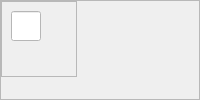
                      <widget class="QFrame" name="frame_43">
                       <property name="sizePolicy">
                        <sizepolicy hsizetype="Expanding" vsizetype="Expanding">
                         <horstretch>0</horstretch>
                         <verstretch>0</verstretch>
                        </sizepolicy>
                       </property>
                       <property name="frameShape">
                        <enum>QFrame::StyledPanel</enum>
                       </property>
                       <property name="frameShadow">
                        <enum>QFrame::Raised</enum>
                       </property>
                       <layout class="QHBoxLayout" name="horizontalLayout_20">
                        <property name="spacing">
                         <number>0</number>
                        </property>
                        <property name="leftMargin">
                         <number>0</number>
                        </property>
                        <property name="topMargin">
                         <number>0</number>
                        </property>
                        <property name="rightMargin">
                         <number>0</number>
                        </property>
                        <property name="bottomMargin">
                         <number>0</number>
                        </property>
                        <item alignment="Qt::AlignLeft|Qt::AlignTop">
                         <widget class="QFrame" name="frame_44">
                          <property name="frameShape">
                           <enum>QFrame::StyledPanel</enum>
                          </property>
                          <property name="frameShadow">
                           <enum>QFrame::Raised</enum>
                          </property>
                          <layout class="QGridLayout" name="gridLayout_16">
                           <item row="0" column="0">
                            <widget class="QLineEdit" name="lineEdit_20">
                             <property name="sizePolicy">
                              <sizepolicy hsizetype="Fixed" vsizetype="Fixed">
                               <horstretch>0</horstretch>
                               <verstretch>0</verstretch>
                              </sizepolicy>
                             </property>
                             <property name="minimumSize">
                              <size>
                               <width>30</width>
                               <height>30</height>
                              </size>
                             </property>
                             <property name="maximumSize">
                              <size>
                               <width>30</width>
                               <height>30</height>
                              </size>
                             </property>
                             <property name="font">
                              <font>
                               <family>Segoe UI</family>
                               <pointsize>10</pointsize>
                               <italic>false</italic>
                               <bold>false</bold>
                              </font>
                             </property>
                             <property name="styleSheet">
                              <string notr="true">background-color: rgb(255, 255, 255);
color: black;
font: 10pt;
text-align: center;</string>
                             </property>
                             <property name="alignment">
                              <set>Qt::AlignCenter</set>
                             </property>
                            </widget>
                           </item>
                           <item row="0" column="1">
                            <widget class="QPushButton" name="plus_right_9">
                             <property name="sizePolicy">
                              <sizepolicy hsizetype="Fixed" vsizetype="Fixed">
                               <horstretch>0</horstretch>
                               <verstretch>0</verstretch>
                              </sizepolicy>
                             </property>
                             <property name="minimumSize">
                              <size>
                               <width>20</width>
                               <height>20</height>
                              </size>
                             </property>
                             <property name="maximumSize">
                              <size>
                               <width>20</width>
                               <height>20</height>
                              </size>
                             </property>
                             <property name="styleSheet">
                              <string notr="true">border: none;</string>
                             </property>
                             <property name="text">
                              <string/>
                             </property>
                             <property name="icon">
                              <iconset resource="res_rc.qrc">
                               <normaloff>:/icons/icons/iconPlus.svg</normaloff>:/icons/icons/iconPlus.svg</iconset>
                             </property>
                             <property name="iconSize">
                              <size>
                               <width>14</width>
                               <height>14</height>
                              </size>
                             </property>
                            </widget>
                           </item>
                           <item row="1" column="0" alignment="Qt::AlignHCenter">
                            <widget class="QPushButton" name="plus_down_9">
                             <property name="sizePolicy">
                              <sizepolicy hsizetype="Fixed" vsizetype="Fixed">
                               <horstretch>0</horstretch>
                               <verstretch>0</verstretch>
                              </sizepolicy>
                             </property>
                             <property name="minimumSize">
                              <size>
                               <width>20</width>
                               <height>20</height>
                              </size>
                             </property>
                             <property name="maximumSize">
                              <size>
                               <width>20</width>
                               <height>20</height>
                              </size>
                             </property>
                             <property name="styleSheet">
                              <string notr="true">border: none;</string>
                             </property>
                             <property name="text">
                              <string/>
                             </property>
                             <property name="icon">
                              <iconset resource="res_rc.qrc">
                               <normaloff>:/icons/icons/iconPlus.svg</normaloff>:/icons/icons/iconPlus.svg</iconset>
                             </property>
                             <property name="iconSize">
                              <size>
                               <width>14</width>
                               <height>14</height>
                              </size>
                             </property>
                            </widget>
                           </item>
                          </layout>
                         </widget>
                        </item>
                        <item>
                         <spacer name="horizontalSpacer_11">
                          <property name="orientation">
                           <enum>Qt::Horizontal</enum>
                          </property>
                          <property name="sizeHint" stdset="0">
                           <size>
                            <width>40</width>
                            <height>20</height>
                           </size>
                          </property>
                         </spacer>
                        </item>
                       </layout>
                      </widget>
